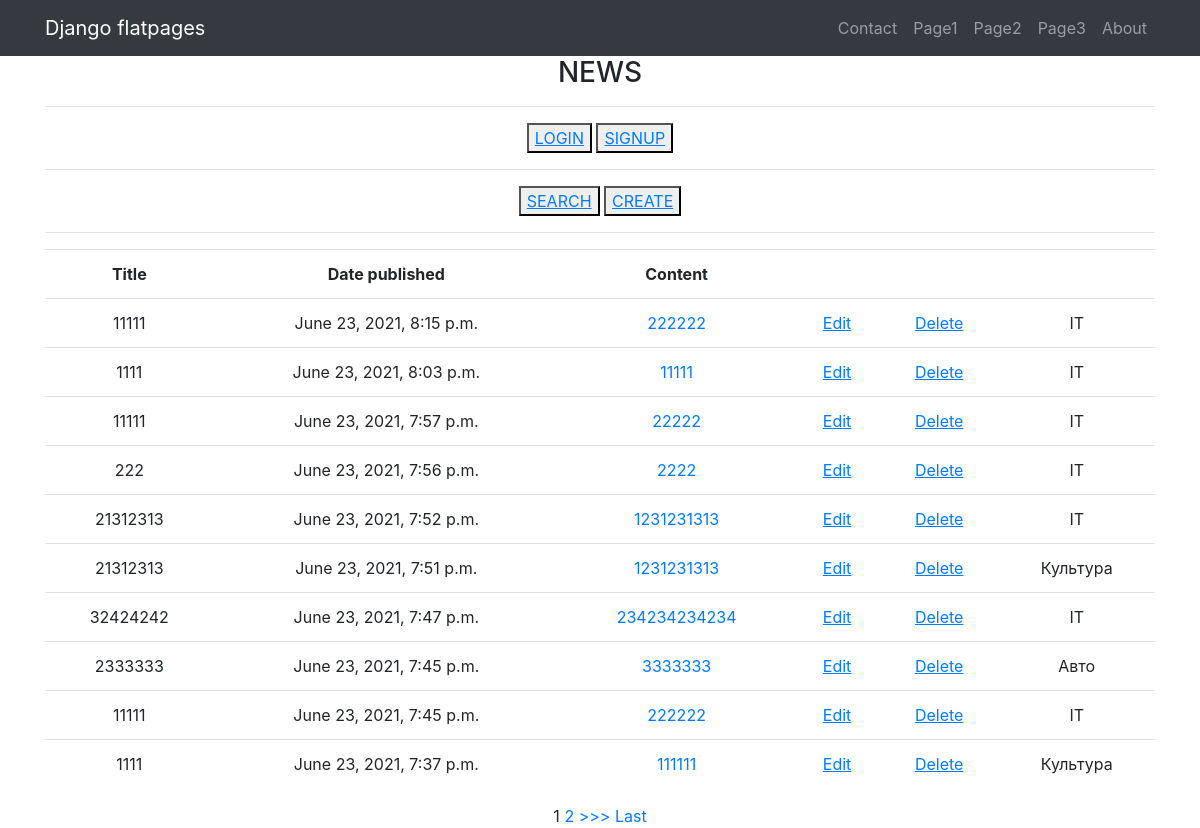
Before: /news/ with the older database file.
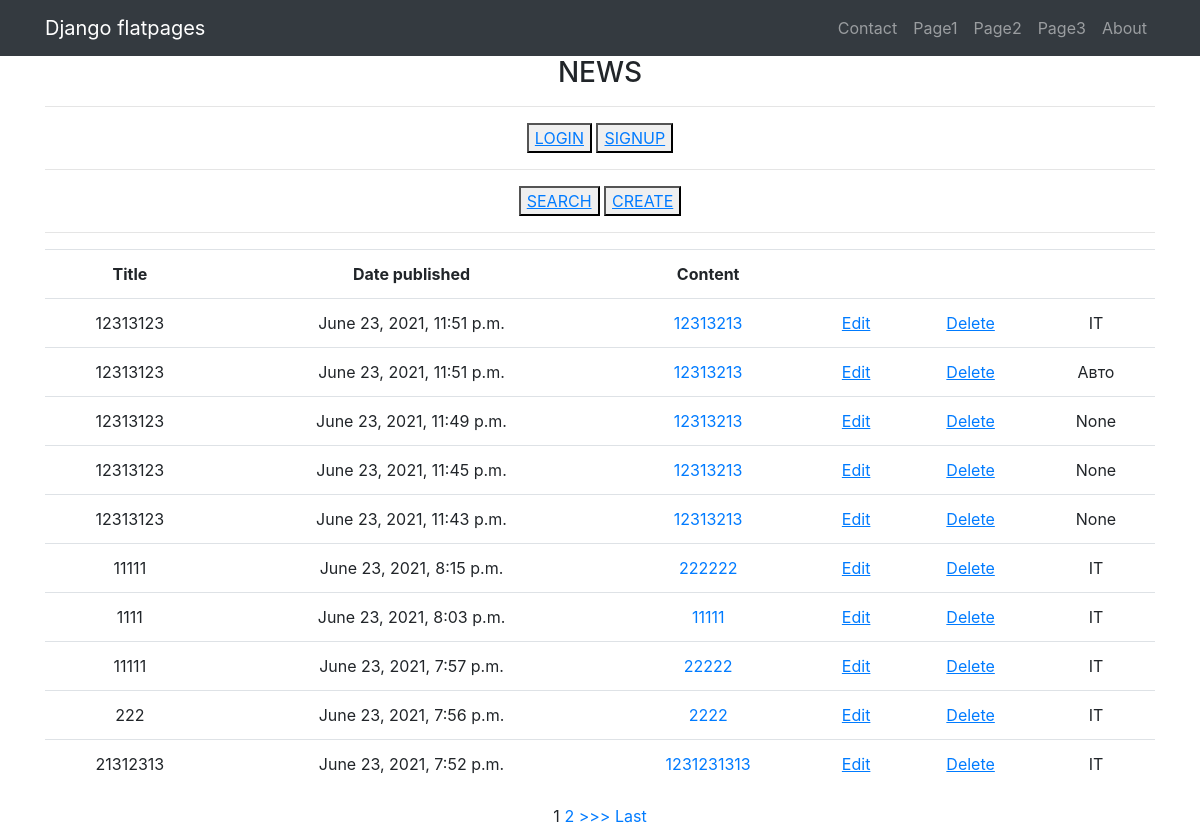
After: the same page with the newer database file.
### news/models.py (models this page shows, shortened)
class Post(models.Model):
    category = models.ManyToManyField(Category, through='PostCategory')
    author = models.ForeignKey(Author, on_delete=models.CASCADE)
    post_type = models.CharField(max_length=2, choices=[(
        'AR', 'Article'), ('NW', 'News')], default='NW')
    date = models.DateTimeField(auto_now_add=True)
    title = models.CharField(max_length=128)
    content = models.TextField(blank=True)
    rating = models.IntegerField(default=0)
    category_id = models.ForeignKey(Category, null=True, on_delete=models.CASCADE, related_name='category_id')

class Category(models.Model):
    name = models.CharField(max_length=128, unique=True)
    subscriber = models.ManyToManyField(User, through='CategorySubscriber')
    def __str__(self):
        return self.name

### news/views.py (the view)
# urls.py: path('', PostList.as_view()),
class PostList(ListView):
    model = Post
    template_name = 'post.html'
    context_object_name = 'post'
    queryset = Post.objects.order_by('-date')
    paginate_by = 10
    form_class = PostForm
    def get_context_data(self, **kwargs):
        context = super().get_context_data(**kwargs)
        context['is_not_premium'] = not self.request.user.groups.filter(name='authors').exists()
        context['filter'] = PostFilter(self.request.GET, queryset=self.get_queryset())
        context['categories'] = Category.objects.all()
        context['form'] = PostForm()
        return context
    def post(self, request, *args, **kwargs):
        form = self.form_class(request.POST)  # создаём новую форму, забиваем в неё данные из POST-запроса
        if form.is_valid():  # если пользователь ввёл всё правильно и нигде не ошибся, то сохраняем новый товар
            form.save()
        return super().get(request, *args, **kwargs)

### news/templatetags/custom_filters.py (called while the page is built)
@register.filter(name='censor')
def censor(value):
    obscene_values = [
        'word1', 'word2', 'word3', 'title_number_4'
    ]
    if isinstance(value, str):
        for i in value.split():
            if i in obscene_values:
                value = value.replace(i, '***')
    return value

### templates/post.html (shortened to what this page needs)
{% extends 'flatpages/default.html' %}
{% load custom_filters %}
{% block content %}
    <h3>NEWS</h3>
<hr>
{% load account %}
{% if user.is_authenticated %}
You login as {% user_display user %}
<button type="button">
    <a href={% url 'account_logout' %} <u>LOGOUT</u></a>
</button>
<button> <a href="/news/result"> My subscribe W/O user filter</a> </button>
<button> <a href="/subscribe"> My subscribe </a> </button>
{% if is_not_premium %}
<button> <a href={% url 'upgrade' %}> GET STARTED!</a> </button>
{% endif %}
{% else %}
<button type="button">
    <a href={% url 'account_login' %}><u>LOGIN</u></a>
</button>
<button type="button">
    <a href={% url 'account_signup' %}><u>SIGNUP</u></a>
</button>
{% endif %}
<hr>
<button type="button">
    <a href="/news/search"><u>SEARCH</u></a>
</button>
<button type="button">
    <a href="/news/add"><u>CREATE</u></a>
</button>
<hr>
<table class='table'>
    <tr>
        <td><span class='font-weight-bold'>Title</span></td>
        <td align=center><span class='font-weight-bold text-nowrap'>Date published</td>
        <td><span class='font-weight-bold'>Content</td>
        <td><span class='font-weight-bold'></td>
        <td><span class='font-weight-bold'></td>
        <td><span class='font-weight-bold'></td>
    </tr>
    {% for new in post %}
    <tr>
        <td>{{ new.title|censor }}</td>
        <td class='text-center'>{{ new.date }}</td>
        <td><a href="/news/{{ new.pk }}">{{ new.content|truncatechars:20|censor }}</a></td>
        <td><a href="/news/{{ new.pk }}/edit"><u>Edit</u></a></td>
        <td><a href="/news/{{ new.pk }}/delete"><u>Delete</u></a></td>
        <td>{{ new.category_id }}</td>
    </tr>
    {% endfor %}
</table>
{% if is_paginated %}
    {% for num in page_obj.paginator.page_range %}
        {% if page_obj.number == num %}
            <a>{{ num }}</a>
        {% elif num > page_obj.number|add:'-3' and num < page_obj.number|add:'3' %}
            <a href="?page={{ num }}">{{ num }}</a>
        {% endif %}
    {% endfor %}
    {% if page_obj.has_next %}
        <a href="?page={{ page_obj.next_page_number }}">>>></a>
        <a href="?page={{ page_obj.paginator.num_pages }}">Last</a>
    {% endif %}
{% endif %}
{% endblock content %}

Changed rows visible on the page:
no longer on this page (row unchanged): Post: title|censor "21312313", date "June 23, 2021, 7:51 p.m.", content|censor "1231231313", category_id "Культура"
no longer on this page (row unchanged): Post: title|censor "32424242", date "June 23, 2021, 7:47 p.m.", content|censor "234234234234", category_id "IT"
no longer on this page (row unchanged): Post: title|censor "2333333", date "June 23, 2021, 7:45 p.m.", content|censor "3333333", category_id "Авто"
no longer on this page (row unchanged): Post: title|censor "11111", date "June 23, 2021, 7:45 p.m.", content|censor "222222", category_id "IT"
no longer on this page (row unchanged): Post: title|censor "1111", date "June 23, 2021, 7:37 p.m.", content|censor "111111", category_id "Культура"
added Post: title|censor "12313123", date "June 23, 2021, 11:51 p.m.", content|censor "12313213", category_id "IT"
added Post: title|censor "12313123", date "June 23, 2021, 11:51 p.m.", content|censor "12313213", category_id "Авто"
added Post: title|censor "12313123", date "June 23, 2021, 11:49 p.m.", content|censor "12313213", category_id "None"
added Post: title|censor "12313123", date "June 23, 2021, 11:45 p.m.", content|censor "12313213", category_id "None"
added Post: title|censor "12313123", date "June 23, 2021, 11:43 p.m.", content|censor "12313213", category_id "None"
